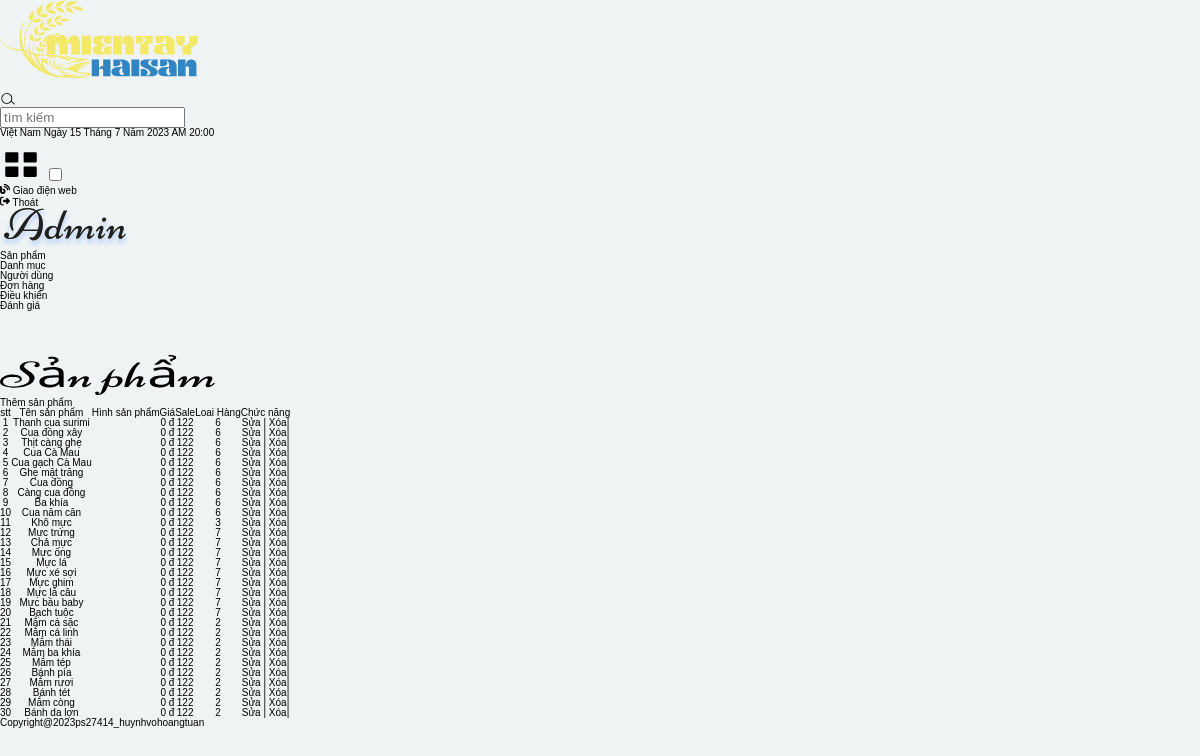
Screenshot of /admin/index.php?page=product with the database file from the repository.
### tables this page shows
CREATE TABLE `product` (
  `id` int(10) NOT NULL,
  `id_catalog` int(10) NOT NULL,
  `name` varchar(200) NOT NULL,
  `price` double(10,0) NOT NULL,
  `qty` int(5) NOT NULL
);

### model/db.php (called while the page is built, shortened)
<?php
    function db() {
    $servername = "localhost";
    $username = "root";
    $password = "";
    try {
    $conn = new PDO("mysql:host=$servername;dbname=duan1_hsmt", $username, $password);
    $conn->setAttribute(PDO::ATTR_ERRMODE, PDO::ERRMODE_EXCEPTION);
    } catch(PDOException $e) {
    }
    return $conn;
    }
    function get_All($sql) {
        $conn = db();
        $stmt = $conn->prepare($sql);
        $stmt->execute();
        $listItems=$stmt->fetchAll();
        return $listItems;
    }
?>

### model/product.php (the view, shortened to what this page needs)
<?php
    function getProduct() {
        $sql = "SELECT *  FROM product";
        return get_All($sql);
    }
    function showProductAdmin($listItems) {
        $kq = "";
        $stt = 1;
        foreach ($listItems as $item) {
            extract($item);
            $kq .= '
                <tr>
                    <td>'.$stt.'</td>
                    <td>'.$name.'</td>
                    <td><img src="../uploads/'.$img.'" style="" alt="" class="card-image" /> </td>
                    <td>'.number_format($pice,0,",",".").' đ</td>
                    <td>122</td>
                    <td>'.$id_catalog.'</td>
                    <td><a href="index.php?page=showUpdate&idSP='.$id.'">Sửa</a>
                    | <a href="index.php?page=delProduct&idSP='.$id.'">Xóa</a>|
                    </td>
                </tr>
            ';
            $stt++;
        }
        return $kq;
    }
?>

### admin/view/header.php (shortened to what this page needs)
<!DOCTYPE html>
<html lang="en">
<head>
    <link rel="stylesheet" href="../assets/css/reset.css">
    <link rel="stylesheet" href="../assets/css/admin.css">
</head>
<body>
    <div class="content-admin">
        <header class="header-admin">
            <div class="left-nav">
                <figure class="logo-nav">
                </figure>
                <div class="search">
                    <div class="icon-search">
                    </div>
                    <input type="text" id="" name="" class="search-icon" placeholder="tìm kiếm">
                </div>
            </div>
            <div class="right-nav">
                <div class="data-time">
                    <span>
                        Việt Nam Ngày 15 Tháng 7 Năm 2023
                    </span>
                    <span>
                        AM 20:00
                    </span>
                </div>
                <div class="user">
                </div>
                <div class="menu-admin">
                    <label for="menu-admin-header">
                    </label>
                    <input type="checkbox" name="" id="menu-admin-header">
                    <ul class="menu-admin-header">
                        <li><a href="../index.php">
                                Giao điện web
                            </a></li>
                        <li><a href="">
                                Thoát
                            </a>
                        </li>
                    </ul>
                </div>
            </div>
        </header>
        <div class="container">
            <div class="nav-bar">
                <figure class="heading-nav-bar">
                </figure>
                <ul class="main-menu">
                    <li>
                        <a href="index.php?page=product"><label for="ifame-1">Sản phẩm</label></a>
                    </li>
                    <li>
                        <a href="index.php?page=catalog"><label for="ifame-2">Danh mục</label></a>
                    </li>
                    <li>
                        <a href="index.php?page=user"><label for="ifame-5">Người dùng</label></a>
                    </li>
                    <li>
                        <a href="index.php?page=cart"><label for="ifame-3">Đơn hàng</label></a>
                    </li>
                    <li>
                        <a href="index.php?page=product"><label for="ifame-4">Điều khiển</label></a>
                    </li>
                    <li>
                        <a href="index.php?page=comment"><label for="ifame-6">Đánh giá</label></a>
                    </li>
                </ul>
            </div>

### admin/index.php (shortened to what this page needs)
<?php
    require_once "../model/db.php";
    require_once "../model/product.php";
    require_once 'view/header.php';
     if(isset($_GET['page'])&&($_GET['page'])!="") {
        $page = $_GET['page'];
        switch ($page) {
            case 'product':
                $product = getProduct();
                require_once "view/product.php";
                break;
        };
    }else{
        $product = getProduct();
        require_once "view/home.php";
    }
    require_once 'view/footer.php';
?>

### admin/view/product.php (shortened to what this page needs)
<main class="main">
                <div class="product">
                    <figure class="heading-main">
                    </figure>
                    <div class="row">
                    <a href="index.php?page=form_addProduct" class="add__Product">Thêm sản phẩm</a>
                    </div>
                    <table class="table">
                            <thead>
                                    <th>stt</th>
                                    <th>Tên sản phẩm</th>
                                    <th>Hình sản phẩm</th>
                                    <th>Giá</th>
                                    <th>Sale</th>
                                    <th>Loai Hàng</th>
                                    <th>Chức năng</th>
                            </thead>
                            <tbody>
                            <?=showProductAdmin($product)?>
                            </tbody>
                    </table>
                </div>
</main>

### admin/view/footer.php
</div>
        <footer class="footer">
            Copyright@2023ps27414_huynhvohoangtuan
        </footer>
    </div>
</body>
</html>

### assets/css/admin.css (style rules this page uses)
* { box-sizing: border-box; }
body { background-color: #EFF3F4; font-family: "Poppins", sans-serif; }
html { font-size: 62.5%; }
.row { display: flex; align-items: center; }
:root { --primary-color--font: #181D19; --primary-color--font2: #ababab; --primary-color--font3: #FEFEFD; --primary-color--bg: #879FFF; --primary-color--bg--btn: #d9d9d9; }
.main { margin-top: 44px; align-items: flex-start; }

### rows the page displays
product: name "Thanh cua surimi", id_catalog "6"
product: name "Cua đồng xây", id_catalog "6"
product: name "Thịt càng ghẹ", id_catalog "6"
product: name "Cua Cà Mau", id_catalog "6"
product: name "Cua gạch Cà Mau", id_catalog "6"
product: name "Ghẹ mặt trăng", id_catalog "6"
product: name "Cua đồng", id_catalog "6"
product: name "Càng cua đồng", id_catalog "6"
product: name "Ba khía", id_catalog "6"
product: name "Cua năm căn", id_catalog "6"
product: name "Khô mực", id_catalog "3"
product: name "Mực trứng", id_catalog "7"
product: name "Chả mực", id_catalog "7"
product: name "Mực ống", id_catalog "7"
product: name "Mực lá", id_catalog "7"
product: name "Mực xé sợi", id_catalog "7"
product: name "Mực ghim", id_catalog "7"
product: name "Mực lá câu", id_catalog "7"
product: name "Mực bầu baby", id_catalog "7"
product: name "Bạch tuộc", id_catalog "7"
product: name "Mắm cá sặc", id_catalog "2"
product: name "Mắm cá linh", id_catalog "2"
product: name "Mắm thái", id_catalog "2"
product: name "Mắm ba khía", id_catalog "2"
product: name "Mắm tép", id_catalog "2"
product: name "Bánh pía", id_catalog "2"
product: name "Mắm rươi", id_catalog "2"
product: name "Bánh tét", id_catalog "2"
product: name "Mắm còng", id_catalog "2"
product: name "Bánh da lợn", id_catalog "2"
